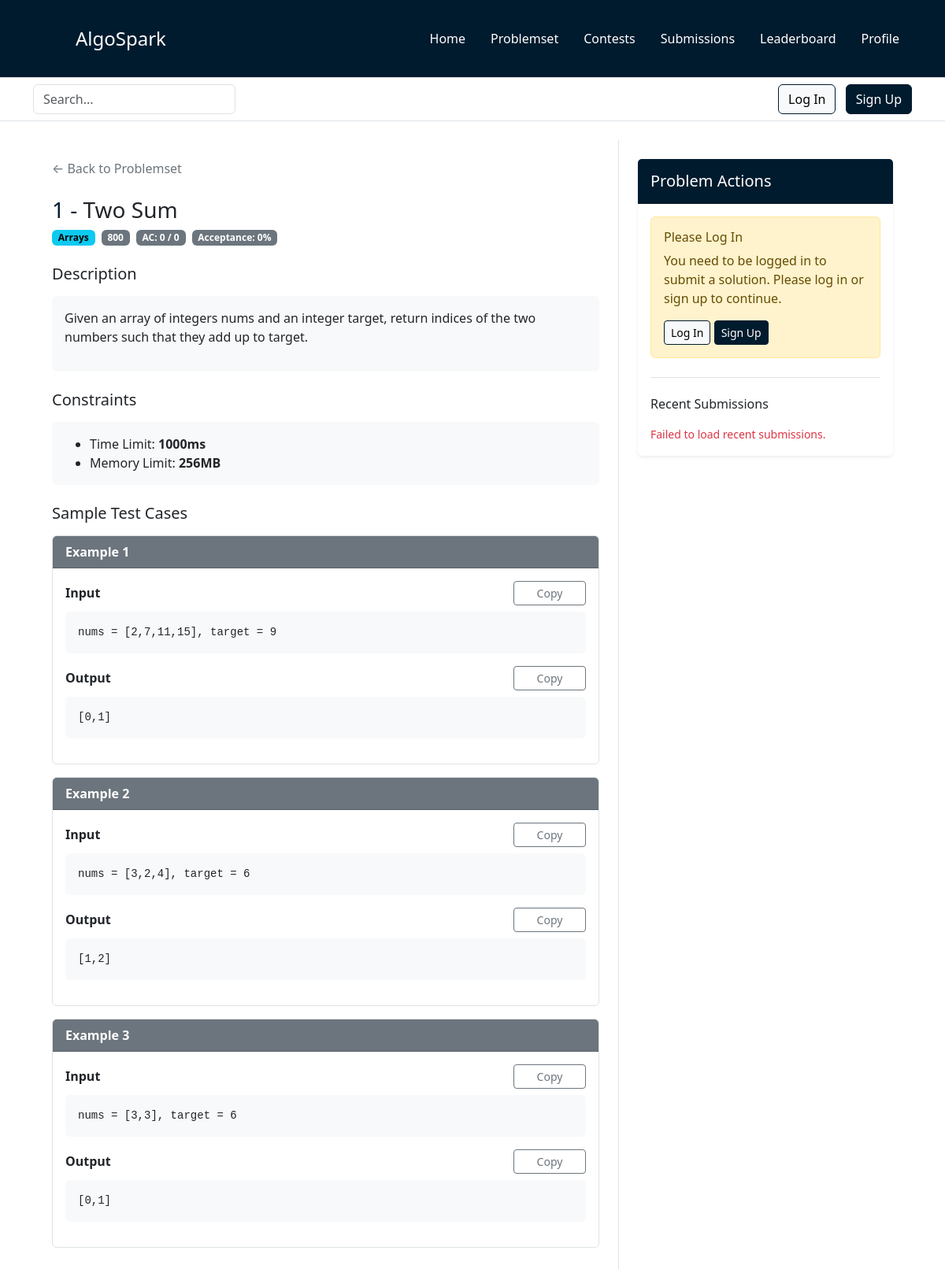
/public/pages/problem.php?problem_id=1, run on the app's committed database.
### tables this page shows
CREATE TABLE problems (
    id INT PRIMARY KEY AUTO_INCREMENT,
    title VARCHAR(200) NOT NULL UNIQUE,
    description LONGTEXT NOT NULL,
    difficulty INT NOT NULL DEFAULT 900,
    category VARCHAR(300) NOT NULL DEFAULT 'General',
    time_limit_ms INT DEFAULT 1000,
    memory_limit_mb INT DEFAULT 256,
    author_id INT,
    success_count INT DEFAULT 0,
    total_attempts INT DEFAULT 0,
    acceptance_rate DECIMAL(5, 2) DEFAULT 0.00,
    created_at TIMESTAMP DEFAULT CURRENT_TIMESTAMP,
    updated_at TIMESTAMP DEFAULT CURRENT_TIMESTAMP ON UPDATE CURRENT_TIMESTAMP,
    
    FOREIGN KEY (author_id) REFERENCES users(id) ON DELETE SET NULL,
    INDEX idx_difficulty (difficulty),
    INDEX idx_category (category),
    INDEX idx_created_at (created_at)
);

CREATE TABLE test_cases (
    id INT PRIMARY KEY AUTO_INCREMENT,
    problem_id INT NOT NULL,
    input LONGTEXT NOT NULL,
    expected_output LONGTEXT NOT NULL,
    is_sample BOOLEAN DEFAULT FALSE,
    order_index INT DEFAULT 0,
    created_at TIMESTAMP DEFAULT CURRENT_TIMESTAMP,
    
    FOREIGN KEY (problem_id) REFERENCES problems(id) ON DELETE CASCADE,
    INDEX idx_problem_id (problem_id),
    INDEX idx_is_sample (is_sample)
);

### backend/class/ConnexionDB.php (called while the page is built, shortened)
<?php
class ConnexionDB
{
    private static $_dbname = "algosparkDB";
    private static $_user = "clientalgospark";
    private static $_pwd = "Algospark123!";
    private static $_host = "127.0.0.1";
    private static $_bdd = null;
    private function __construct()
    {
        try {
            self::$_bdd = new PDO("mysql:host=" . self::$_host . ";dbname=" . self::$_dbname . ";charset=utf8", self::$_user, self::$_pwd, array(PDO::MYSQL_ATTR_INIT_COMMAND => 'SET NAMES UTF8'));
        } catch (PDOException $e) {
            die('Erreur : ' . $e->getMessage());
        }
    }
    public static function getInstance(): ?PDO
    {
        return (self::$_bdd);
    }
}

### backend/class/ProblemsRepository.php (called while the page is built, shortened)
<?php
class ProblemsRepository extends Repository
{
    public function __construct()
    {
        return parent::__construct(self::tableName);
    }
}

### backend/class/Repository.php (called while the page is built, shortened)
<?php
abstract class Repository implements IRepository
{
    protected $db;
    public function __construct(protected $tableName)
    {
        $this->db = ConnexionDB::getInstance();
    }
    public function findById($id)
    {
        $response = $this->db->prepare("select * from {$this->tableName} where id = ?");
        $response->execute([$id]);
        return $response->fetch(PDO::FETCH_OBJ);
    }
}

### backend/class/TestCasesRepository.php (called while the page is built, shortened)
<?php
class TestCasesRepository extends Repository
{
    public function __construct()
    {
        return parent::__construct(self::tableName);
    }
    public function findSampleByProblemId(int $problemId): array
    {
        $response = $this->db->prepare("SELECT * FROM {$this->tableName} WHERE problem_id = ? AND is_sample = 1 ORDER BY order_index ASC");
        $response->execute([$problemId]);
        return $response->fetchAll(PDO::FETCH_OBJ);
    }
}

### public/pages/problem.php (the view, shortened to what this page needs)
<!doctype html>
<html lang="en">
<?php
require_once __DIR__ . '/../components/head.php';
$problemId = isset($_GET['problem_id']) ? (int) $_GET['problem_id'] : 0;
if ($problemId <= 0) {
    $errorMessage = 'Invalid problem ID';
    $problem = null;
    $testCases = [];
    $languages = [];
} else {
    $ProblemsRepository = new ProblemsRepository();
    $TestCasesRepository = new TestCasesRepository();
    $problem = $ProblemsRepository->findById($problemId);
    if (!$problem) {
        $errorMessage = 'Problem not found';
        $testCases = [];
        $languages = [];
    } else {
        $errorMessage = null;
        $testCases = $TestCasesRepository->findSampleByProblemId($problemId);
    }
}
?>
<body>
    <header>
        <?php
        require_once __DIR__ . '/../components/nav.php';
        require_once __DIR__ . '/../components/search-bar.php';
        ?>
    </header>
    <main class="container mt-4">
        <?php if ($errorMessage): ?>
            <div class="container">
                <div class="alert alert-danger" role="alert">
                    <h4>Error</h4>
                    <p><?= htmlspecialchars($errorMessage, ENT_QUOTES, 'UTF-8') ?></p>
                    <a href="/public/pages/problemset.php" class="btn btn-primary">← Back to Problemset</a>
                </div>
            </div>
        <?php else: ?>
            <div class="row g-0">
                <div class="col-12 col-lg-8 border-end p-4 problem-pane">
                    <div class="mb-4">
                        <a href="/public/pages/problemset.php" class="text-decoration-none text-secondary">← Back to Problemset</a>
                    </div>
                    <div class="mb-4">
                        <h1 class="h3 mb-2">
                            <span class="text-info"><?= (int) $problem->id ?> - </span><?= htmlspecialchars((string) $problem->title, ENT_QUOTES, 'UTF-8') ?>
                        </h1>
                        <div class="d-flex flex-wrap gap-2 mb-3">
                            <span class="badge text-bg-info"><?= htmlspecialchars((string) $problem->category, ENT_QUOTES, 'UTF-8') ?></span>
                            <?php
                            $difficulty = htmlspecialchars((string) $problem->difficulty, ENT_QUOTES, 'UTF-8');
                            $difficultyClass = match ($difficulty) {
                                'Easy' => 'text-bg-success',
                                'Medium' => 'text-bg-warning',
                                'Hard' => 'text-bg-danger',
                                default => 'text-bg-secondary'
                            };
                            ?>
                            <span class="badge <?= $difficultyClass ?>"><?= $difficulty ?></span>
                            <span class="badge text-bg-secondary">
                                AC: <?= (int) $problem->success_count ?> / <?= (int) $problem->total_attempts ?>
                            </span>
                            <span class="badge text-bg-secondary">
                                Acceptance: <?= (int) $problem->acceptance_rate ?>%
                            </span>
                        </div>
                    </div>
                    <div class="mb-4">
                        <h5 class="mb-3">Description</h5>
                        <div class="card border-0 bg-light p-3">
                            <p><?= nl2br(htmlspecialchars((string) $problem->description, ENT_QUOTES, 'UTF-8')) ?></p>
                        </div>
                    </div>
                    <div class="mb-4">
                        <h5 class="mb-3">Constraints</h5>
                        <div class="card border-0 bg-light p-3">
                            <ul class="mb-0">
                                <li>Time Limit: <strong><?= (int) $problem->time_limit_ms ?>ms</strong></li>
                                <li>Memory Limit: <strong><?= (int) $problem->memory_limit_mb ?>MB</strong></li>
                            </ul>
                        </div>
                    </div>
                    <?php if (count($testCases) > 0): ?>
                        <div class="mb-4">
                            <h5 class="mb-3">Sample Test Cases</h5>
                            <?php foreach ($testCases as $index => $testCase): ?>
                                <div class="card mb-3 border">
                                    <div class="card-header bg-secondary text-white py-2">
                                        <strong>Example <?= $index + 1 ?></strong>
                                    </div>
                                    <div class="card-body p-3">
                                        <div class="mb-3">
                                            <div class="d-flex justify-content-between align-items-center mb-2">
                                                <label class="form-label fw-bold mb-0">Input</label>
                                                <button
                                                    type="button"
                                                    class="btn btn-outline-secondary btn-sm problem-copy-btn copy-testcase-btn"
                                                    data-copy-target="testcase-input-<?= (int) $testCase->id ?>">
                                                    Copy
                                                </button>
                                            </div>
                                            <pre class="bg-light p-3 rounded problem-io-code"><code id="testcase-input-<?= (int) $testCase->id ?>"><?= htmlspecialchars((string) $testCase->input, ENT_QUOTES, 'UTF-8') ?></code></pre>
                                        </div>
                                        <div>
                                            <div class="d-flex justify-content-between align-items-center mb-2">
                                                <label class="form-label fw-bold mb-0">Output</label>
                                                <button
                                                    type="button"
                                                    class="btn btn-outline-secondary btn-sm problem-copy-btn copy-testcase-btn"
                                                    data-copy-target="testcase-output-<?= (int) $testCase->id ?>">
                                                    Copy
                                                </button>
                                            </div>
                                            <pre class="bg-light p-3 rounded problem-io-code"><code id="testcase-output-<?= (int) $testCase->id ?>"><?= htmlspecialchars((string) $testCase->expected_output, ENT_QUOTES, 'UTF-8') ?></code></pre>
                                        </div>
                                    </div>
                                </div>
                            <?php endforeach; ?>
                        </div>
                    <?php else: ?>
                        <div class="alert alert-info mb-4">
                            No sample test cases available for this problem.
                        </div>
                    <?php endif; ?>
                </div>
                <div class="col-12 col-lg-4 p-4 problem-pane">
                    <div class="card shadow-sm border-0 problem-side-card">
                        <div class="card-header bg-primary text-white py-3">
                            <h5 class="mb-0">Problem Actions</h5>
                        </div>
                        <div class="card-body">
                            <?php if ($isLoggedIn): ?>
                                <button
                                    type="button"
                                    class="btn btn-success w-100"
                                    data-bs-toggle="modal"
                                    data-bs-target="#submitSolutionModal">
                                    Submit Solution
                                </button>
                            <?php else: ?>
                                <div class="alert alert-warning" role="alert">
                                    <h6 class="mb-2">Please Log In</h6>
                                    <p class="mb-0">You need to be logged in to submit a solution. Please log in or sign up to continue.</p>
                                    <button class="btn btn-light btn-sm mt-3" data-bs-toggle="modal" data-bs-target="#LogModal">
                                        Log In
                                    </button>
                                    <button class="btn btn-primary btn-sm mt-3" data-bs-toggle="modal" data-bs-target="#signmodal">
                                        Sign Up
                                    </button>
                                </div>
                            <?php endif; ?>
                            <div class="mt-4 pt-4 border-top">
                                <h6 class="mb-3">Recent Submissions</h6>
                                <div id="recentSubmissions" class="text-muted" data-problem-id="<?= (int) $problem->id ?>">
                                </div>
                            </div>
                        </div>
                    </div>
                </div>
            </div>
        <?php endif; ?>
    </main>
</body>
</html>

### public/assets/css/style.css (style rules this page uses)
:root { --slate-blue: #7067cfff; --light-green: #7ee081ff; --night-bordeaux: #561d25ff; --midnight-violet: #2b1c2aff; --shadow-grey: #161c2cff; --prussian-blue: #001b2eff; --charcoal-blue: #385163ff; --slate-grey: #6f8697ff; --powder-blue: #a6bbcbff; --alice-blue: #ddf0ffff; }
.text-info { color: var(--prussian-blue) !important; }
.btn-primary { background-color: var(--prussian-blue); }
.btn-primary, .btn-light { border-color: var(--prussian-blue); }
a { text-decoration: none; }
.bg-primary { background-color: var(--prussian-blue) !important; }

### public/assets/css/problem.css (style rules this page uses)
.problem-pane { max-height: none; overflow-y: visible; }
.problem-io-code { overflow-x: auto; max-height: 200px; white-space: pre; }
.problem-copy-btn { min-width: 92px; }
.problem-side-card { position: sticky; top: 1rem; }

### data on the page
problems: id "1", title "Two Sum", category "Arrays", difficulty "800", success_count "0", total_attempts "0", acceptance_rate "0", description "Given an array of integers nums and an integer target, return indices of the two numbers such that they add up to target.", time_limit_ms "1000", memory_limit_mb "256"
test_cases: input "nums = [2,7,11,15], target = 9", expected_output "[0,1]"
test_cases: input "nums = [3,2,4], target = 6", expected_output "[1,2]"
test_cases: input "nums = [3,3], target = 6", expected_output "[0,1]"
